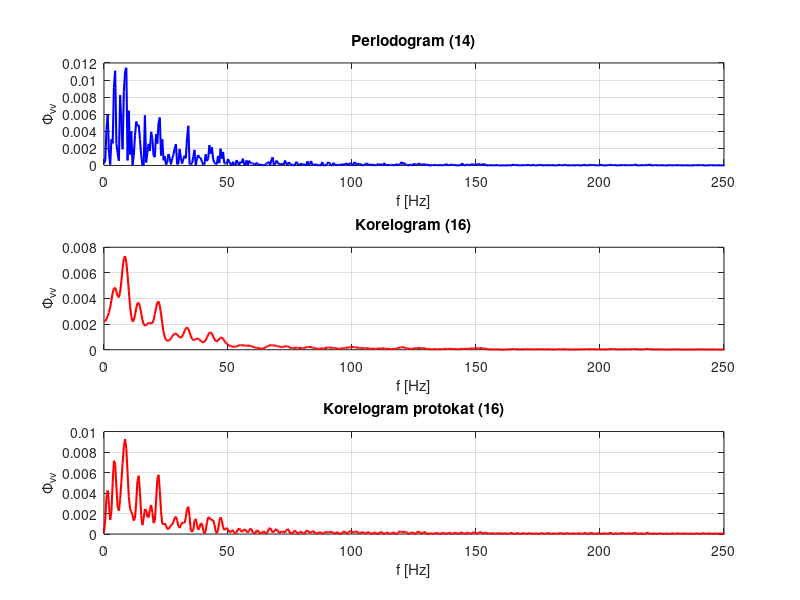

MATLAB code to generate this figure:
%% PSD szumu kolorowego v(nTp)
Tp=0.001; N=2000; n=0:N-1;
sigma=2; e=sigma*randn(1,N);

H = tf([0.1],[1 -0.9],Tp);
v = lsim(H, e, n*Tp)';

f = (0:N/2-1)*(1/Tp)/N;

% 1. Periodogram (14) - POPRAWIONY
Vk = Tp * fft(v);                       % X_N = Tp * fft(v)
Phi_p = (1/(N*Tp)) * abs(Vk).^2;       % = (Tp/N) * abs(fft(v))^2

% 2. Korelogram (16) - BEZ PĘTLI
Mw = round(N/5);
tau = -Mw:Mw;                           % wektor przesunięć τ
r_vv = xcorr(v, Mw, 'biased');          % r_vv(τ), dł. 2*Mw+1
w = 0.5*(1 + cos(pi*tau/Mw));           % okno Hanninga (18): 1+cos !
Phi_k = Tp * abs(fft(r_vv.*w, N));      % DFT sumy z wzoru (16)

% 2. Korelogram (16) - z oknem prostokątnym
Mw = round(N/5);
tau = -Mw:Mw;                           % wektor przesunięć τ
r_vv = xcorr(v, Mw, 'biased');          % r_vv(τ), dł. 2*Mw+1
w_p = 1;           % 
Phi_k_p = Tp * abs(fft(r_vv.*w_p, N));      % DFT sumy z wzoru (16)

figure;
subplot(3,1,1);
plot(f, Phi_p(1:N/2),'b-','LineWidth',1.5);
title('Periodogram (14)');
xlabel('f [Hz]'); ylabel('\Phi_{vv}'); grid on; xlim([0 250]);

subplot(3,1,2);
plot(f, Phi_k(1:N/2),'r-','LineWidth',1.5);
title('Korelogram (16)');
xlabel('f [Hz]'); ylabel('\Phi_{vv}'); grid on; xlim([0 250]);

subplot(3,1,3);
plot(f, Phi_k_p(1:N/2),'r-','LineWidth',1.5);
title('Korelogram protokat (16)');
xlabel('f [Hz]'); ylabel('\Phi_{vv}'); grid on; xlim([0 250]);
